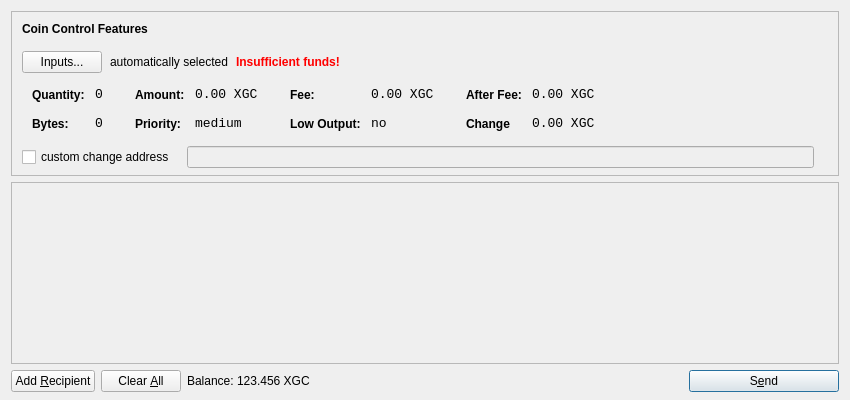
<?xml version="1.0" encoding="UTF-8"?>
<ui version="4.0">
 <class>SendCoinsDialog</class>
 <widget class="QDialog" name="SendCoinsDialog">
  <property name="geometry">
   <rect>
    <x>0</x>
    <y>0</y>
    <width>850</width>
    <height>400</height>
   </rect>
  </property>
  <property name="windowTitle">
   <string>Send Coins</string>
  </property>
  <layout class="QVBoxLayout" name="verticalLayout" stretch="0,1,0">
   <property name="bottomMargin">
    <number>8</number>
   </property>
   <item>
    <widget class="QFrame" name="frameCoinControl">
     <property name="sizePolicy">
      <sizepolicy hsizetype="Expanding" vsizetype="Expanding">
       <horstretch>0</horstretch>
       <verstretch>0</verstretch>
      </sizepolicy>
     </property>
     <property name="maximumSize">
      <size>
       <width>16777215</width>
       <height>16777215</height>
      </size>
     </property>
     <property name="frameShape">
      <enum>QFrame::StyledPanel</enum>
     </property>
     <property name="frameShadow">
      <enum>QFrame::Sunken</enum>
     </property>
     <layout class="QVBoxLayout" name="verticalLayoutCoinControl2">
      <property name="spacing">
       <number>-1</number>
      </property>
      <property name="leftMargin">
       <number>0</number>
      </property>
      <property name="topMargin">
       <number>0</number>
      </property>
      <property name="rightMargin">
       <number>0</number>
      </property>
      <property name="bottomMargin">
       <number>6</number>
      </property>
      <item>
       <layout class="QVBoxLayout" name="verticalLayoutCoinControl" stretch="0,0,0,0,1">
        <property name="spacing">
         <number>0</number>
        </property>
        <property name="leftMargin">
         <number>10</number>
        </property>
        <property name="topMargin">
         <number>10</number>
        </property>
        <item>
         <layout class="QHBoxLayout" name="horizontalLayoutCoinControl1">
          <property name="bottomMargin">
           <number>15</number>
          </property>
          <item>
           <widget class="QLabel" name="labelCoinControlFeatures">
            <property name="sizePolicy">
             <sizepolicy hsizetype="Preferred" vsizetype="Maximum">
              <horstretch>0</horstretch>
              <verstretch>0</verstretch>
             </sizepolicy>
            </property>
            <property name="font">
             <font>
              <weight>75</weight>
              <bold>true</bold>
             </font>
            </property>
            <property name="styleSheet">
             <string notr="true">font-weight:bold;</string>
            </property>
            <property name="text">
             <string>Coin Control Features</string>
            </property>
           </widget>
          </item>
         </layout>
        </item>
        <item>
         <layout class="QHBoxLayout" name="horizontalLayoutCoinControl2" stretch="0,0,0,0">
          <property name="spacing">
           <number>8</number>
          </property>
          <property name="bottomMargin">
           <number>10</number>
          </property>
          <item>
           <widget class="QPushButton" name="pushButtonCoinControl">
            <property name="styleSheet">
             <string notr="true"/>
            </property>
            <property name="text">
             <string>Inputs...</string>
            </property>
           </widget>
          </item>
          <item>
           <widget class="QLabel" name="labelCoinControlAutomaticallySelected">
            <property name="text">
             <string>automatically selected</string>
            </property>
            <property name="margin">
             <number>5</number>
            </property>
           </widget>
          </item>
          <item>
           <widget class="QLabel" name="labelCoinControlInsuffFunds">
            <property name="font">
             <font>
              <weight>75</weight>
              <bold>true</bold>
             </font>
            </property>
            <property name="styleSheet">
             <string notr="true">color:red;font-weight:bold;</string>
            </property>
            <property name="text">
             <string>Insufficient funds!</string>
            </property>
            <property name="margin">
             <number>5</number>
            </property>
           </widget>
          </item>
          <item>
           <spacer name="horizontalSpacerCoinControl">
            <property name="orientation">
             <enum>Qt::Horizontal</enum>
            </property>
            <property name="sizeHint" stdset="0">
             <size>
              <width>40</width>
              <height>1</height>
             </size>
            </property>
           </spacer>
          </item>
         </layout>
        </item>
        <item>
         <widget class="QWidget" name="widgetCoinControl" native="true">
          <property name="sizePolicy">
           <sizepolicy hsizetype="Preferred" vsizetype="Preferred">
            <horstretch>0</horstretch>
            <verstretch>0</verstretch>
           </sizepolicy>
          </property>
          <property name="minimumSize">
           <size>
            <width>0</width>
            <height>0</height>
           </size>
          </property>
          <property name="styleSheet">
           <string notr="true"/>
          </property>
          <layout class="QHBoxLayout" name="horizontalLayoutCoinControl5">
           <property name="margin">
            <number>0</number>
           </property>
           <item>
            <layout class="QHBoxLayout" name="horizontalLayoutCoinControl3" stretch="0,0,0,1">
             <property name="spacing">
              <number>20</number>
             </property>
             <property name="topMargin">
              <number>0</number>
             </property>
             <property name="bottomMargin">
              <number>10</number>
             </property>
             <item>
              <layout class="QFormLayout" name="formLayoutCoinControl1">
               <property name="horizontalSpacing">
                <number>10</number>
               </property>
               <property name="verticalSpacing">
                <number>14</number>
               </property>
               <property name="leftMargin">
                <number>10</number>
               </property>
               <property name="topMargin">
                <number>4</number>
               </property>
               <property name="rightMargin">
                <number>6</number>
               </property>
               <item row="0" column="0">
                <widget class="QLabel" name="labelCoinControlQuantityText">
                 <property name="styleSheet">
                  <string notr="true">font-weight:bold;</string>
                 </property>
                 <property name="text">
                  <string>Quantity:</string>
                 </property>
                 <property name="margin">
                  <number>0</number>
                 </property>
                </widget>
               </item>
               <item row="0" column="1">
                <widget class="QLabel" name="labelCoinControlQuantity">
                 <property name="font">
                  <font>
                   <family>Monospace</family>
                   <pointsize>10</pointsize>
                  </font>
                 </property>
                 <property name="cursor">
                  <cursorShape>IBeamCursor</cursorShape>
                 </property>
                 <property name="contextMenuPolicy">
                  <enum>Qt::ActionsContextMenu</enum>
                 </property>
                 <property name="text">
                  <string>0</string>
                 </property>
                 <property name="margin">
                  <number>0</number>
                 </property>
                 <property name="textInteractionFlags">
                  <set>Qt::LinksAccessibleByMouse|Qt::TextSelectableByKeyboard|Qt::TextSelectableByMouse</set>
                 </property>
                </widget>
               </item>
               <item row="1" column="0">
                <widget class="QLabel" name="labelCoinControlBytesText">
                 <property name="styleSheet">
                  <string notr="true">font-weight:bold;</string>
                 </property>
                 <property name="text">
                  <string>Bytes:</string>
                 </property>
                </widget>
               </item>
               <item row="1" column="1">
                <widget class="QLabel" name="labelCoinControlBytes">
                 <property name="font">
                  <font>
                   <family>Monospace</family>
                   <pointsize>10</pointsize>
                  </font>
                 </property>
                 <property name="cursor">
                  <cursorShape>IBeamCursor</cursorShape>
                 </property>
                 <property name="contextMenuPolicy">
                  <enum>Qt::ActionsContextMenu</enum>
                 </property>
                 <property name="text">
                  <string>0</string>
                 </property>
                 <property name="textInteractionFlags">
                  <set>Qt::LinksAccessibleByMouse|Qt::TextSelectableByKeyboard|Qt::TextSelectableByMouse</set>
                 </property>
                </widget>
               </item>
              </layout>
             </item>
             <item>
              <layout class="QFormLayout" name="formLayoutCoinControl2">
               <property name="horizontalSpacing">
                <number>10</number>
               </property>
               <property name="verticalSpacing">
                <number>14</number>
               </property>
               <property name="leftMargin">
                <number>6</number>
               </property>
               <property name="topMargin">
                <number>4</number>
               </property>
               <property name="rightMargin">
                <number>6</number>
               </property>
               <item row="0" column="0">
                <widget class="QLabel" name="labelCoinControlAmountText">
                 <property name="styleSheet">
                  <string notr="true">font-weight:bold;</string>
                 </property>
                 <property name="text">
                  <string>Amount:</string>
                 </property>
                 <property name="margin">
                  <number>0</number>
                 </property>
                </widget>
               </item>
               <item row="0" column="1">
                <widget class="QLabel" name="labelCoinControlAmount">
                 <property name="font">
                  <font>
                   <family>Monospace</family>
                   <pointsize>10</pointsize>
                  </font>
                 </property>
                 <property name="cursor">
                  <cursorShape>IBeamCursor</cursorShape>
                 </property>
                 <property name="contextMenuPolicy">
                  <enum>Qt::ActionsContextMenu</enum>
                 </property>
                 <property name="text">
                  <string notr="true">0.00 XGC</string>
                 </property>
                 <property name="textInteractionFlags">
                  <set>Qt::LinksAccessibleByMouse|Qt::TextSelectableByKeyboard|Qt::TextSelectableByMouse</set>
                 </property>
                </widget>
               </item>
               <item row="1" column="0">
                <widget class="QLabel" name="labelCoinControlPriorityText">
                 <property name="styleSheet">
                  <string notr="true">font-weight:bold;</string>
                 </property>
                 <property name="text">
                  <string>Priority:</string>
                 </property>
                </widget>
               </item>
               <item row="1" column="1">
                <widget class="QLabel" name="labelCoinControlPriority">
                 <property name="font">
                  <font>
                   <family>Monospace</family>
                   <pointsize>10</pointsize>
                  </font>
                 </property>
                 <property name="cursor">
                  <cursorShape>IBeamCursor</cursorShape>
                 </property>
                 <property name="contextMenuPolicy">
                  <enum>Qt::ActionsContextMenu</enum>
                 </property>
                 <property name="text">
                  <string>medium</string>
                 </property>
                 <property name="textInteractionFlags">
                  <set>Qt::LinksAccessibleByMouse|Qt::TextSelectableByKeyboard|Qt::TextSelectableByMouse</set>
                 </property>
                </widget>
               </item>
              </layout>
             </item>
             <item>
              <layout class="QFormLayout" name="formLayoutCoinControl3">
               <property name="horizontalSpacing">
                <number>10</number>
               </property>
               <property name="verticalSpacing">
                <number>14</number>
               </property>
               <property name="leftMargin">
                <number>6</number>
               </property>
               <property name="topMargin">
                <number>4</number>
               </property>
               <property name="rightMargin">
                <number>6</number>
               </property>
               <item row="0" column="0">
                <widget class="QLabel" name="labelCoinControlFeeText">
                 <property name="styleSheet">
                  <string notr="true">font-weight:bold;</string>
                 </property>
                 <property name="text">
                  <string>Fee:</string>
                 </property>
                 <property name="margin">
                  <number>0</number>
                 </property>
                </widget>
               </item>
               <item row="0" column="1">
                <widget class="QLabel" name="labelCoinControlFee">
                 <property name="font">
                  <font>
                   <family>Monospace</family>
                   <pointsize>10</pointsize>
                  </font>
                 </property>
                 <property name="cursor">
                  <cursorShape>IBeamCursor</cursorShape>
                 </property>
                 <property name="contextMenuPolicy">
                  <enum>Qt::ActionsContextMenu</enum>
                 </property>
                 <property name="text">
                  <string notr="true">0.00 XGC</string>
                 </property>
                 <property name="textInteractionFlags">
                  <set>Qt::LinksAccessibleByMouse|Qt::TextSelectableByKeyboard|Qt::TextSelectableByMouse</set>
                 </property>
                </widget>
               </item>
               <item row="1" column="0">
                <widget class="QLabel" name="labelCoinControlLowOutputText">
                 <property name="styleSheet">
                  <string notr="true">font-weight:bold;</string>
                 </property>
                 <property name="text">
                  <string>Low Output:</string>
                 </property>
                </widget>
               </item>
               <item row="1" column="1">
                <widget class="QLabel" name="labelCoinControlLowOutput">
                 <property name="font">
                  <font>
                   <family>Monospace</family>
                   <pointsize>10</pointsize>
                  </font>
                 </property>
                 <property name="cursor">
                  <cursorShape>IBeamCursor</cursorShape>
                 </property>
                 <property name="contextMenuPolicy">
                  <enum>Qt::ActionsContextMenu</enum>
                 </property>
                 <property name="text">
                  <string>no</string>
                 </property>
                 <property name="textInteractionFlags">
                  <set>Qt::LinksAccessibleByMouse|Qt::TextSelectableByKeyboard|Qt::TextSelectableByMouse</set>
                 </property>
                </widget>
               </item>
              </layout>
             </item>
             <item>
              <layout class="QFormLayout" name="formLayoutCoinControl4">
               <property name="horizontalSpacing">
                <number>10</number>
               </property>
               <property name="verticalSpacing">
                <number>14</number>
               </property>
               <property name="leftMargin">
                <number>6</number>
               </property>
               <property name="topMargin">
                <number>4</number>
               </property>
               <property name="rightMargin">
                <number>6</number>
               </property>
               <item row="0" column="0">
                <widget class="QLabel" name="labelCoinControlAfterFeeText">
                 <property name="styleSheet">
                  <string notr="true">font-weight:bold;</string>
                 </property>
                 <property name="text">
                  <string>After Fee:</string>
                 </property>
                 <property name="margin">
                  <number>0</number>
                 </property>
                </widget>
               </item>
               <item row="0" column="1">
                <widget class="QLabel" name="labelCoinControlAfterFee">
                 <property name="font">
                  <font>
                   <family>Monospace</family>
                   <pointsize>10</pointsize>
                  </font>
                 </property>
                 <property name="cursor">
                  <cursorShape>IBeamCursor</cursorShape>
                 </property>
                 <property name="contextMenuPolicy">
                  <enum>Qt::ActionsContextMenu</enum>
                 </property>
                 <property name="text">
                  <string notr="true">0.00 XGC</string>
                 </property>
                 <property name="textInteractionFlags">
                  <set>Qt::LinksAccessibleByMouse|Qt::TextSelectableByKeyboard|Qt::TextSelectableByMouse</set>
                 </property>
                </widget>
               </item>
               <item row="1" column="0">
                <widget class="QLabel" name="labelCoinControlChangeText">
                 <property name="styleSheet">
                  <string notr="true">font-weight:bold;</string>
                 </property>
                 <property name="text">
                  <string>Change</string>
                 </property>
                </widget>
               </item>
               <item row="1" column="1">
                <widget class="QLabel" name="labelCoinControlChange">
                 <property name="font">
                  <font>
                   <family>Monospace</family>
                   <pointsize>10</pointsize>
                  </font>
                 </property>
                 <property name="cursor">
                  <cursorShape>IBeamCursor</cursorShape>
                 </property>
                 <property name="contextMenuPolicy">
                  <enum>Qt::ActionsContextMenu</enum>
                 </property>
                 <property name="text">
                  <string notr="true">0.00 XGC</string>
                 </property>
                 <property name="textInteractionFlags">
                  <set>Qt::LinksAccessibleByMouse|Qt::TextSelectableByKeyboard|Qt::TextSelectableByMouse</set>
                 </property>
                </widget>
               </item>
              </layout>
             </item>
            </layout>
           </item>
          </layout>
         </widget>
        </item>
        <item>
         <layout class="QHBoxLayout" name="horizontalLayoutCoinControl4" stretch="0,0,0">
          <property name="spacing">
           <number>12</number>
          </property>
          <property name="sizeConstraint">
           <enum>QLayout::SetDefaultConstraint</enum>
          </property>
          <property name="topMargin">
           <number>5</number>
          </property>
          <property name="rightMargin">
           <number>5</number>
          </property>
          <item>
           <widget class="QCheckBox" name="checkBoxCoinControlChange">
            <property name="text">
             <string>custom change address</string>
            </property>
           </widget>
          </item>
          <item>
           <widget class="QLineEdit" name="lineEditCoinControlChange">
            <property name="enabled">
             <bool>false</bool>
            </property>
            <property name="sizePolicy">
             <sizepolicy hsizetype="Expanding" vsizetype="Fixed">
              <horstretch>0</horstretch>
              <verstretch>0</verstretch>
             </sizepolicy>
            </property>
           </widget>
          </item>
          <item>
           <widget class="QLabel" name="labelCoinControlChangeLabel">
            <property name="sizePolicy">
             <sizepolicy hsizetype="Preferred" vsizetype="Expanding">
              <horstretch>0</horstretch>
              <verstretch>0</verstretch>
             </sizepolicy>
            </property>
            <property name="minimumSize">
             <size>
              <width>0</width>
              <height>0</height>
             </size>
            </property>
            <property name="text">
             <string/>
            </property>
            <property name="margin">
             <number>3</number>
            </property>
           </widget>
          </item>
         </layout>
        </item>
        <item>
         <spacer name="verticalSpacerCoinControl">
          <property name="orientation">
           <enum>Qt::Vertical</enum>
          </property>
          <property name="sizeHint" stdset="0">
           <size>
            <width>800</width>
            <height>1</height>
           </size>
          </property>
         </spacer>
        </item>
       </layout>
      </item>
     </layout>
    </widget>
   </item>
   <item>
    <widget class="QScrollArea" name="scrollArea">
     <property name="widgetResizable">
      <bool>true</bool>
     </property>
     <widget class="QWidget" name="scrollAreaWidgetContents">
      <property name="geometry">
       <rect>
        <x>0</x>
        <y>0</y>
        <width>830</width>
        <height>165</height>
       </rect>
      </property>
      <layout class="QVBoxLayout" name="verticalLayout_2">
       <property name="margin">
        <number>0</number>
       </property>
       <item>
        <layout class="QVBoxLayout" name="entries">
         <property name="spacing">
          <number>6</number>
         </property>
        </layout>
       </item>
       <item>
        <spacer name="verticalSpacer">
         <property name="orientation">
          <enum>Qt::Vertical</enum>
         </property>
         <property name="sizeHint" stdset="0">
          <size>
           <width>20</width>
           <height>40</height>
          </size>
         </property>
        </spacer>
       </item>
      </layout>
     </widget>
    </widget>
   </item>
   <item>
    <layout class="QHBoxLayout" name="horizontalLayout">
     <item>
      <widget class="QPushButton" name="addButton">
       <property name="toolTip">
        <string>Send to multiple recipients at once</string>
       </property>
       <property name="text">
        <string>Add &amp;Recipient</string>
       </property>
       <property name="autoDefault">
        <bool>false</bool>
       </property>
      </widget>
     </item>
     <item>
      <widget class="QPushButton" name="clearButton">
       <property name="sizePolicy">
        <sizepolicy hsizetype="Minimum" vsizetype="Fixed">
         <horstretch>0</horstretch>
         <verstretch>0</verstretch>
        </sizepolicy>
       </property>
       <property name="toolTip">
        <string>Remove all transaction fields</string>
       </property>
       <property name="text">
        <string>Clear &amp;All</string>
       </property>
       <property name="autoRepeatDelay">
        <number>300</number>
       </property>
       <property name="autoDefault">
        <bool>false</bool>
       </property>
      </widget>
     </item>
     <item>
      <layout class="QHBoxLayout" name="horizontalLayout_2">
       <property name="spacing">
        <number>3</number>
       </property>
       <item>
        <widget class="QLabel" name="label">
         <property name="sizePolicy">
          <sizepolicy hsizetype="Preferred" vsizetype="Fixed">
           <horstretch>0</horstretch>
           <verstretch>0</verstretch>
          </sizepolicy>
         </property>
         <property name="text">
          <string>Balance:</string>
         </property>
        </widget>
       </item>
       <item>
        <widget class="QLabel" name="labelBalance">
         <property name="sizePolicy">
          <sizepolicy hsizetype="Preferred" vsizetype="Fixed">
           <horstretch>0</horstretch>
           <verstretch>0</verstretch>
          </sizepolicy>
         </property>
         <property name="cursor">
          <cursorShape>IBeamCursor</cursorShape>
         </property>
         <property name="text">
          <string notr="true">123.456 XGC</string>
         </property>
         <property name="textInteractionFlags">
          <set>Qt::LinksAccessibleByMouse|Qt::TextSelectableByKeyboard|Qt::TextSelectableByMouse</set>
         </property>
        </widget>
       </item>
      </layout>
     </item>
     <item>
      <spacer name="horizontalSpacer">
       <property name="orientation">
        <enum>Qt::Horizontal</enum>
       </property>
       <property name="sizeHint" stdset="0">
        <size>
         <width>40</width>
         <height>20</height>
        </size>
       </property>
      </spacer>
     </item>
     <item>
      <widget class="QPushButton" name="sendButton">
       <property name="minimumSize">
        <size>
         <width>150</width>
         <height>0</height>
        </size>
       </property>
       <property name="toolTip">
        <string>Confirm the send action</string>
       </property>
       <property name="text">
        <string>S&amp;end</string>
       </property>
       <property name="icon">
        <iconset resource="../bitcoin.qrc">
         <normaloff>:/icons/send</normaloff>:/icons/send</iconset>
       </property>
       <property name="default">
        <bool>true</bool>
       </property>
      </widget>
     </item>
    </layout>
   </item>
  </layout>
 </widget>
 <resources>
  <include location="../bitcoin.qrc"/>
 </resources>
 <connections/>
</ui>
